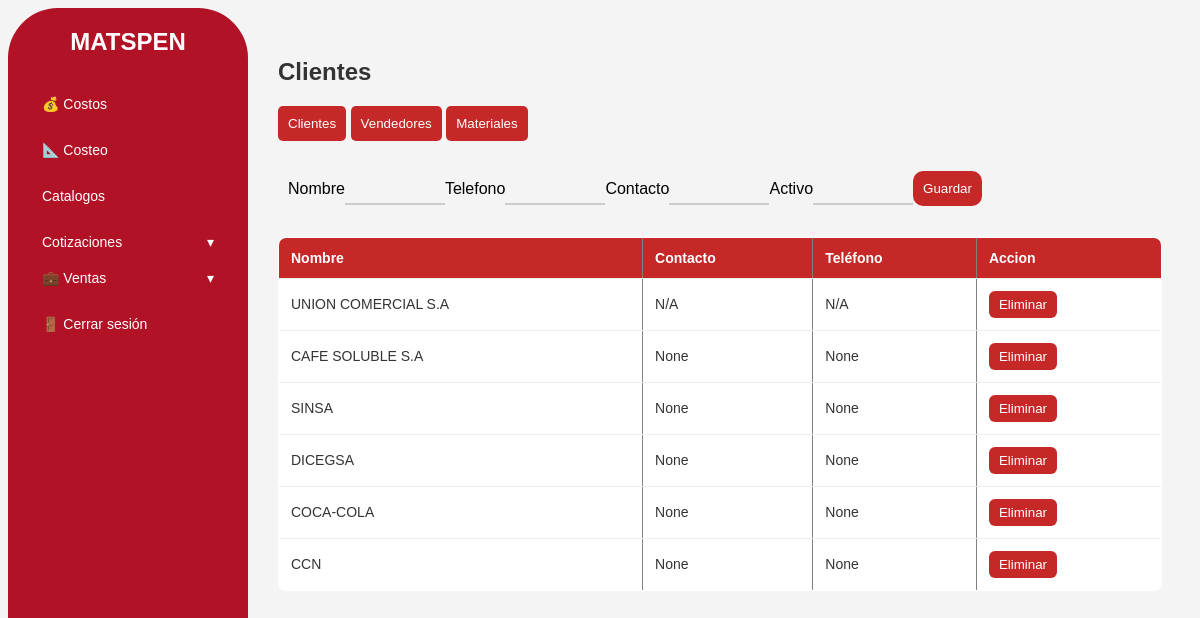
The page /clientes (signed in) on the database as committed earlier.
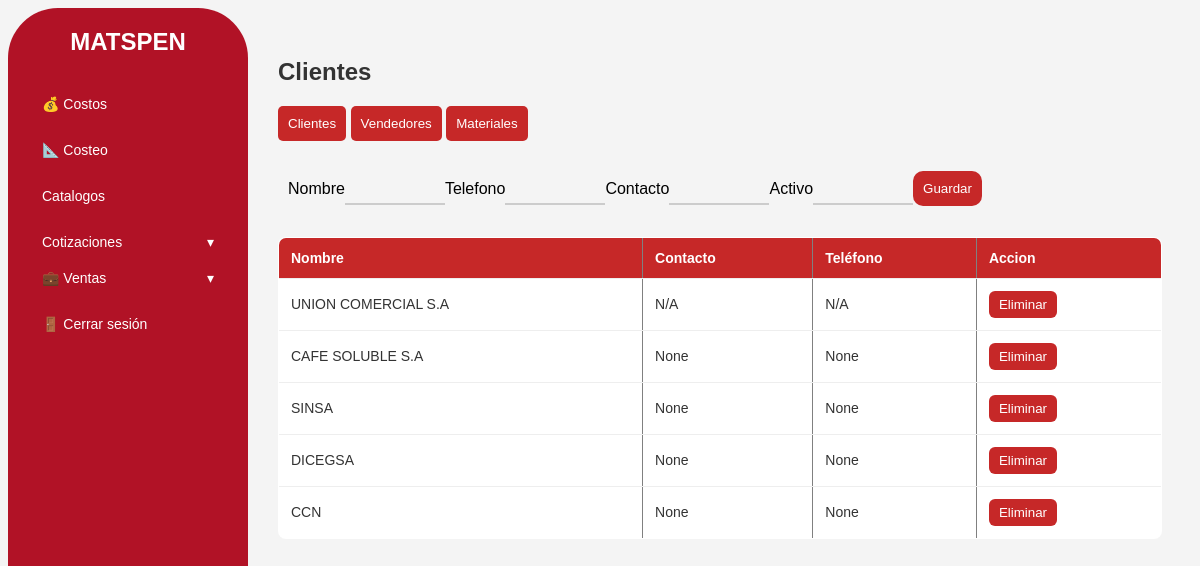
The same page on the database as committed later.
### tables this page shows
CREATE TABLE clientes (id INTEGER PRIMARY KEY AUTOINCREMENT, nombre TEXT NOT NULL UNIQUE, activo INTEGER DEFAULT 1, contacto TEXT, telefono NUMERIC);

### app.py (the view)
@app.route('/clientes')
def clientes():
    if "user_id" not in session:
        return redirect(url_for("login"))
    conn = get_db_connection()
    clientes = conn.execute("SELECT * FROM clientes ORDER BY id DESC").fetchall()
    vendedores = conn.execute("SELECT * FROM vendedores ORDER BY id DESC").fetchall()
    materiales = conn.execute("SELECT * FROM materiales ORDER BY id DESC").fetchall()
    conn.close()
    return render_template("clientes.html", clientes=clientes,vendedores=vendedores,materiales=materiales)

### database.py (called while the page is built)
def get_db_connection():
    conn = sqlite3.connect(DB_PATH)
    conn.row_factory = sqlite3.Row
    return conn

### templates/clientes.html (shortened to what this page needs)
{% extends "base.html" %}
{% block content %}
<h2 id="tituloSeccion">Clientes</h2>
<div class="seleccion-group">
  <button type="button" id="btnClientes" class="active" >Clientes</button>
  <button type="button" id="btnVendedores" >Vendedores</button>
  <button type ="button" id ="btnMateriales">Materiales</button>
</div>
<div id="seccionClientes">
  <div class = "container">
    <form method="post" action="{{ url_for('agregar_clientes') }}">
            <label>Nombre</label>
            <input type="text" name="nombre" required>
            <label>Telefono</label>
            <input type="text" name="telefono" required>
            <label>Contacto</label>
            <input type="text" name="contacto" required>
            <label>Activo</label>
            <input type="text" name="activo" required>
            <br><br>
            <button class="guardar" type="submit">Guardar</button>
    </form>
  </div>
  <table border="1" cellpadding="10" cellspacing="0" width="100%">
  <thead>
    <tr>
      <th>Nombre</th>
      <th>Contacto</th>
      <th>Teléfono</th>
      <th>Accion</th>
    </tr>
  </thead>
  <tbody>
    {% for c in clientes %}
    <tr>
      <td>{{ c.nombre }}</td>
      <td>{{ c.contacto }}</td>
      <td>{{ c.telefono }}</td>
      <td>
        <form method="POST" action="/clientes/{{ c['id'] }}/eliminar"
      onsubmit="return confirm('Seguro quieres eliminar');">
                <button type="submit"
                        style="padding:6px 10px; border:none; border-radius:6px;
                                background:#c62828; color:white; cursor:pointer;">
                    Eliminar
                </button>
        </form>
      </td>
    </tr>
    {% endfor %}
  </tbody>
</table>
</div>
{% endblock %}

### templates/base.html (shortened to what this page needs)
    <!DOCTYPE html>
    <html lang="es">
    <head>
    </head>
    <body>
    <div class="layout">
        <aside class="sidebar">
            <div class="name">
                <h2>MATSPEN</h2>
            </div>
            <ul>
                <li><a href="{{ url_for('costos') }}">💰 Costos</a></li>
                <li><a href="{{ url_for('nuevo_costo') }}">📐 Costeo</a></li>
                <li><a href="{{ url_for('clientes')}}">Catalogos</a></li>
                <li class="nav-group">
                    <button class="nav-parent" type="button"
                            onclick="toggleMenu('coti_venta', 'dash_venta')">
                            <span> Cotizaciones</span>
                            <span class = "dash" id="dahs_venta">▾</span>
                    </button>
                    <button class="nav-parent" type="button"
                            onclick="toggleMenu('ventas-menu', 'chev-ventas')">
                        <span>💼 Ventas</span>
                        <span class="chev" id="chev-ventas">▾</span>
                    </button>
                </li>
                <li><a href="{{ url_for('logout') }}">🚪 Cerrar sesión</a></li>
            </ul>
        </aside>
        <main class="content">
            {% block content %}{% endblock %}
        </main>
    </div>
    </body>
    </html>

### templates/base.html (style rules this page uses)
:root { --color-primario: #b11226; --color-secundario: #ffffff; --color-gris: #f4f4f4; --color-texto: #333; --radio: 8px; }
* { box-sizing: border-box; font-family: Arial, Helvetica, sans-serif; }
body { margin: 10; background: var(--color-gris); color: var(--color-texto); }
a { text-decoration: none; color: inherit; }
.layout { display: flex; min-height: 100vh; }
.sidebar { width: 240px; background: var(--color-primario); color: white; padding: 20px; border-radius: 50px; }
.sidebar h2 { margin-top: 0; text-align: center; }
.sidebar ul { list-style: none; padding: 0; margin-top: 30px; }
.sidebar ul li { margin-bottom: 10px; }
.sidebar ul li a { display: block; padding: 10px 14px; border-radius: var(--radio); color: white; font-size: 14px; }
.content { flex: 1; padding: 30px; background: var(--color-gris); }
table { width: 100%; border-collapse: collapse; background: white; border-radius: var(--radio); overflow: hidden; }
th, td { padding: 12px; border-bottom: 1px solid #eee; font-size: 14px; text-align: left; }
th { background: #f8f8f8; font-weight: bold; }
tr:last-child td { border-bottom: none; }
.nav-group { margin-bottom: 10px; }
.nav-parent { width:100%; background: transparent; border: none; color: white; padding: 10px 14px; border-radius: var(--radio); cursor: pointer; font-size: 14px; display:flex; justify-content: space-between; align-items: center; text-align: left; }
.chev { transition: transform .2s ease; }

### templates/clientes.html (style rules this page uses)
.seleccion-group button { background: #c62828; color: #fff; border-radius: 5px; border: none; padding: 10px; }
.container { background:none; border-radius: 10px; display: flex; padding: 10px; }
.container form { display: flex; align-items: center; color:black; }
.container form input { border: none; border-bottom: 2px solid #ccc; outline: none; padding: 8px 4px; background: transparent; width: 100px; ; }
.guardar { background:#c62828; color:#fff; border-radius: 10px; padding:10px; border: none; cursor: pointer; position: center; }
thead th { background: #c62828; color:#fff; }

Rows that differ between the two databases and show on the page:
removed clientes: nombre "COCA-COLA", contacto "None", telefono "None"
